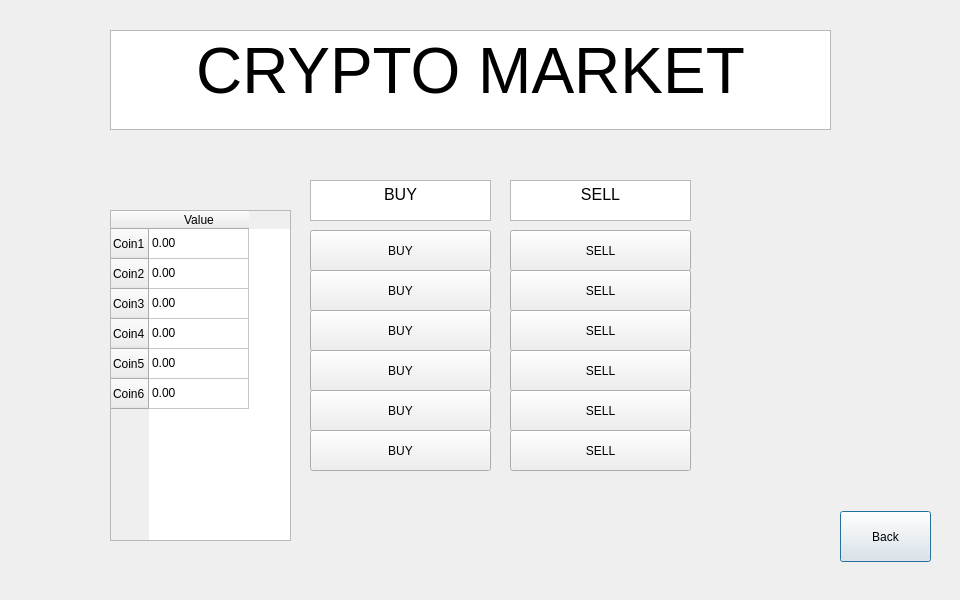
<?xml version="1.0" encoding="UTF-8"?>
<ui version="4.0">
 <class>Dialog</class>
 <widget class="QDialog" name="Dialog">
  <property name="geometry">
   <rect>
    <x>0</x>
    <y>0</y>
    <width>960</width>
    <height>600</height>
   </rect>
  </property>
  <property name="windowTitle">
   <string>Dialog</string>
  </property>
  <widget class="QTextBrowser" name="Title">
   <property name="geometry">
    <rect>
     <x>110</x>
     <y>30</y>
     <width>721</width>
     <height>100</height>
    </rect>
   </property>
   <property name="html">
    <string>&lt;!DOCTYPE HTML PUBLIC &quot;-//W3C//DTD HTML 4.0//EN&quot; &quot;http://www.w3.org/TR/REC-html40/strict.dtd&quot;&gt;
&lt;html&gt;&lt;head&gt;&lt;meta name=&quot;qrichtext&quot; content=&quot;1&quot; /&gt;&lt;style type=&quot;text/css&quot;&gt;
p, li { white-space: pre-wrap; }
&lt;/style&gt;&lt;/head&gt;&lt;body style=&quot; font-family:'.SF NS Text'; font-size:13pt; font-weight:400; font-style:normal;&quot;&gt;
&lt;p align=&quot;center&quot; style=&quot; margin-top:0px; margin-bottom:0px; margin-left:0px; margin-right:0px; -qt-block-indent:0; text-indent:0px;&quot;&gt;&lt;span style=&quot; font-family:'Gulim'; font-size:48pt;&quot;&gt;CRYPTO MARKET&lt;/span&gt;&lt;/p&gt;&lt;/body&gt;&lt;/html&gt;</string>
   </property>
  </widget>
  <widget class="QPushButton" name="back_button">
   <property name="geometry">
    <rect>
     <x>840</x>
     <y>511</y>
     <width>91</width>
     <height>51</height>
    </rect>
   </property>
   <property name="text">
    <string>Back</string>
   </property>
  </widget>
  <widget class="QTextBrowser" name="sell_header">
   <property name="geometry">
    <rect>
     <x>510</x>
     <y>180</y>
     <width>181</width>
     <height>41</height>
    </rect>
   </property>
   <property name="html">
    <string>&lt;!DOCTYPE HTML PUBLIC &quot;-//W3C//DTD HTML 4.0//EN&quot; &quot;http://www.w3.org/TR/REC-html40/strict.dtd&quot;&gt;
&lt;html&gt;&lt;head&gt;&lt;meta name=&quot;qrichtext&quot; content=&quot;1&quot; /&gt;&lt;style type=&quot;text/css&quot;&gt;
p, li { white-space: pre-wrap; }
&lt;/style&gt;&lt;/head&gt;&lt;body style=&quot; font-family:'.SF NS Text'; font-size:13pt; font-weight:400; font-style:normal;&quot;&gt;
&lt;p align=&quot;center&quot; style=&quot; margin-top:0px; margin-bottom:0px; margin-left:0px; margin-right:0px; -qt-block-indent:0; text-indent:0px;&quot;&gt;&lt;span style=&quot; font-family:'Gulim'; font-size:12pt;&quot;&gt;SELL&lt;/span&gt;&lt;/p&gt;&lt;/body&gt;&lt;/html&gt;</string>
   </property>
  </widget>
  <widget class="QTableWidget" name="value_table">
   <property name="geometry">
    <rect>
     <x>110</x>
     <y>210</y>
     <width>181</width>
     <height>331</height>
    </rect>
   </property>
   <row>
    <property name="text">
     <string>Coin1</string>
    </property>
   </row>
   <row>
    <property name="text">
     <string>Coin2</string>
    </property>
   </row>
   <row>
    <property name="text">
     <string>Coin3</string>
    </property>
   </row>
   <row>
    <property name="text">
     <string>Coin4</string>
    </property>
   </row>
   <row>
    <property name="text">
     <string>Coin5</string>
    </property>
   </row>
   <row>
    <property name="text">
     <string>Coin6</string>
    </property>
   </row>
   <column>
    <property name="text">
     <string>Value</string>
    </property>
   </column>
   <item row="0" column="0">
    <property name="text">
     <string>0.00</string>
    </property>
   </item>
   <item row="1" column="0">
    <property name="text">
     <string>0.00</string>
    </property>
   </item>
   <item row="2" column="0">
    <property name="text">
     <string>0.00</string>
    </property>
   </item>
   <item row="3" column="0">
    <property name="text">
     <string>0.00</string>
    </property>
   </item>
   <item row="4" column="0">
    <property name="text">
     <string>0.00</string>
    </property>
   </item>
   <item row="5" column="0">
    <property name="text">
     <string>0.00</string>
    </property>
   </item>
  </widget>
  <widget class="QTextBrowser" name="buy_header">
   <property name="geometry">
    <rect>
     <x>310</x>
     <y>180</y>
     <width>181</width>
     <height>41</height>
    </rect>
   </property>
   <property name="html">
    <string>&lt;!DOCTYPE HTML PUBLIC &quot;-//W3C//DTD HTML 4.0//EN&quot; &quot;http://www.w3.org/TR/REC-html40/strict.dtd&quot;&gt;
&lt;html&gt;&lt;head&gt;&lt;meta name=&quot;qrichtext&quot; content=&quot;1&quot; /&gt;&lt;style type=&quot;text/css&quot;&gt;
p, li { white-space: pre-wrap; }
&lt;/style&gt;&lt;/head&gt;&lt;body style=&quot; font-family:'.SF NS Text'; font-size:13pt; font-weight:400; font-style:normal;&quot;&gt;
&lt;p align=&quot;center&quot; style=&quot; margin-top:0px; margin-bottom:0px; margin-left:0px; margin-right:0px; -qt-block-indent:0; text-indent:0px;&quot;&gt;&lt;span style=&quot; font-family:'Gulim'; font-size:12pt;&quot;&gt;BUY&lt;/span&gt;&lt;/p&gt;&lt;/body&gt;&lt;/html&gt;</string>
   </property>
  </widget>
  <widget class="QPushButton" name="buy_button_1">
   <property name="geometry">
    <rect>
     <x>310</x>
     <y>230</y>
     <width>181</width>
     <height>41</height>
    </rect>
   </property>
   <property name="text">
    <string>BUY</string>
   </property>
  </widget>
  <widget class="QPushButton" name="buy_button_2">
   <property name="geometry">
    <rect>
     <x>310</x>
     <y>270</y>
     <width>181</width>
     <height>41</height>
    </rect>
   </property>
   <property name="text">
    <string>BUY</string>
   </property>
  </widget>
  <widget class="QPushButton" name="buy_button_3">
   <property name="geometry">
    <rect>
     <x>310</x>
     <y>310</y>
     <width>181</width>
     <height>41</height>
    </rect>
   </property>
   <property name="text">
    <string>BUY</string>
   </property>
  </widget>
  <widget class="QPushButton" name="buy_button_4">
   <property name="geometry">
    <rect>
     <x>310</x>
     <y>350</y>
     <width>181</width>
     <height>41</height>
    </rect>
   </property>
   <property name="text">
    <string>BUY</string>
   </property>
  </widget>
  <widget class="QPushButton" name="buy_button_6">
   <property name="geometry">
    <rect>
     <x>310</x>
     <y>430</y>
     <width>181</width>
     <height>41</height>
    </rect>
   </property>
   <property name="text">
    <string>BUY</string>
   </property>
  </widget>
  <widget class="QPushButton" name="buy_button_5">
   <property name="geometry">
    <rect>
     <x>310</x>
     <y>390</y>
     <width>181</width>
     <height>41</height>
    </rect>
   </property>
   <property name="text">
    <string>BUY</string>
   </property>
  </widget>
  <widget class="QPushButton" name="sell_button_1">
   <property name="geometry">
    <rect>
     <x>510</x>
     <y>230</y>
     <width>181</width>
     <height>41</height>
    </rect>
   </property>
   <property name="text">
    <string>SELL</string>
   </property>
  </widget>
  <widget class="QPushButton" name="sell_button_3">
   <property name="geometry">
    <rect>
     <x>510</x>
     <y>310</y>
     <width>181</width>
     <height>41</height>
    </rect>
   </property>
   <property name="text">
    <string>SELL</string>
   </property>
  </widget>
  <widget class="QPushButton" name="sell_button_6">
   <property name="geometry">
    <rect>
     <x>510</x>
     <y>430</y>
     <width>181</width>
     <height>41</height>
    </rect>
   </property>
   <property name="text">
    <string>SELL</string>
   </property>
  </widget>
  <widget class="QPushButton" name="sell_button_4">
   <property name="geometry">
    <rect>
     <x>510</x>
     <y>350</y>
     <width>181</width>
     <height>41</height>
    </rect>
   </property>
   <property name="text">
    <string>SELL</string>
   </property>
  </widget>
  <widget class="QPushButton" name="sell_button_5">
   <property name="geometry">
    <rect>
     <x>510</x>
     <y>390</y>
     <width>181</width>
     <height>41</height>
    </rect>
   </property>
   <property name="text">
    <string>SELL</string>
   </property>
  </widget>
  <widget class="QPushButton" name="sell_button_2">
   <property name="geometry">
    <rect>
     <x>510</x>
     <y>270</y>
     <width>181</width>
     <height>41</height>
    </rect>
   </property>
   <property name="text">
    <string>SELL</string>
   </property>
  </widget>
 </widget>
 <resources/>
 <connections/>
</ui>
